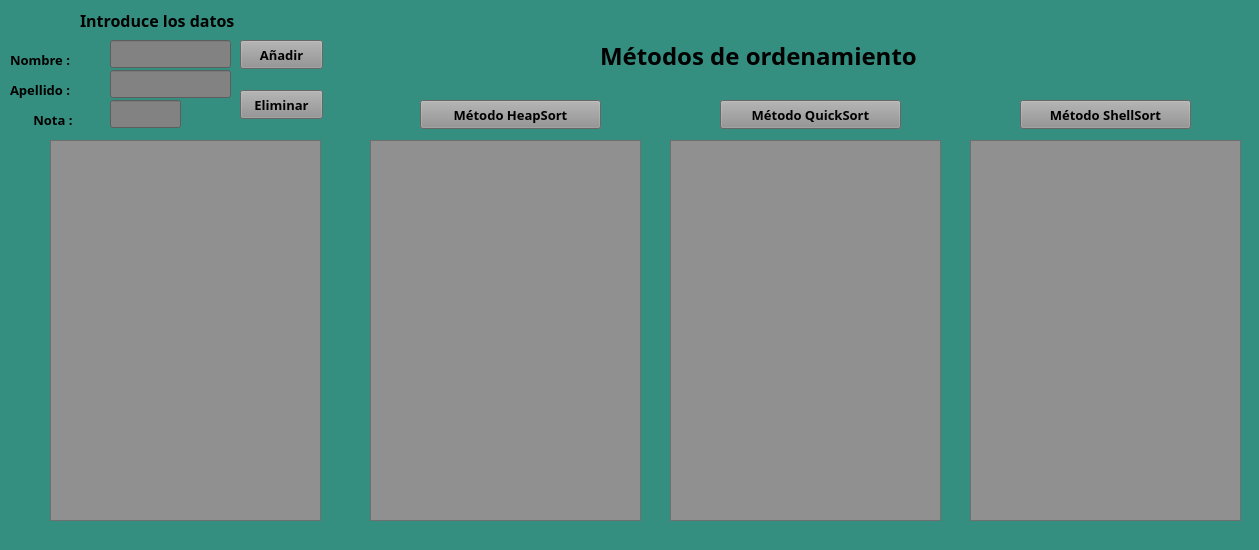
<?xml version="1.0" encoding="UTF-8"?>
<ui version="4.0">
 <class>MainWindow</class>
 <widget class="QMainWindow" name="MainWindow">
  <property name="geometry">
   <rect>
    <x>0</x>
    <y>0</y>
    <width>1259</width>
    <height>550</height>
   </rect>
  </property>
  <property name="font">
   <font>
    <family>Cooper</family>
    <bold>true</bold>
   </font>
  </property>
  <property name="windowTitle">
   <string>MainWindow</string>
  </property>
  <property name="styleSheet">
   <string notr="true">
background-color: rgb(52, 143, 128);</string>
  </property>
  <widget class="QWidget" name="centralwidget">
   <widget class="QPushButton" name="HeapSortButton">
    <property name="geometry">
     <rect>
      <x>420</x>
      <y>100</y>
      <width>181</width>
      <height>29</height>
     </rect>
    </property>
    <property name="font">
     <font>
      <family>Cooper</family>
      <pointsize>10</pointsize>
      <bold>true</bold>
     </font>
    </property>
    <property name="styleSheet">
     <string notr="true">background-color: rgb(144, 144, 144);</string>
    </property>
    <property name="text">
     <string>Método HeapSort</string>
    </property>
   </widget>
   <widget class="QPushButton" name="QuickSortButton">
    <property name="geometry">
     <rect>
      <x>720</x>
      <y>100</y>
      <width>181</width>
      <height>29</height>
     </rect>
    </property>
    <property name="font">
     <font>
      <family>Cooper</family>
      <pointsize>10</pointsize>
      <bold>true</bold>
     </font>
    </property>
    <property name="styleSheet">
     <string notr="true">background-color: rgb(144, 144, 144);</string>
    </property>
    <property name="text">
     <string>Método QuickSort</string>
    </property>
   </widget>
   <widget class="QPushButton" name="ShellSortButton">
    <property name="geometry">
     <rect>
      <x>1020</x>
      <y>100</y>
      <width>171</width>
      <height>29</height>
     </rect>
    </property>
    <property name="font">
     <font>
      <family>Cooper</family>
      <pointsize>10</pointsize>
      <bold>true</bold>
     </font>
    </property>
    <property name="styleSheet">
     <string notr="true">background-color: rgb(144, 144, 144);</string>
    </property>
    <property name="text">
     <string>Método ShellSort</string>
    </property>
   </widget>
   <widget class="QPushButton" name="removeButton">
    <property name="geometry">
     <rect>
      <x>240</x>
      <y>90</y>
      <width>83</width>
      <height>29</height>
     </rect>
    </property>
    <property name="font">
     <font>
      <family>Cooper</family>
      <pointsize>10</pointsize>
      <bold>true</bold>
     </font>
    </property>
    <property name="styleSheet">
     <string notr="true">background-color: rgb(144, 144, 144);</string>
    </property>
    <property name="text">
     <string>Eliminar</string>
    </property>
   </widget>
   <widget class="QLabel" name="label">
    <property name="geometry">
     <rect>
      <x>80</x>
      <y>10</y>
      <width>201</width>
      <height>20</height>
     </rect>
    </property>
    <property name="font">
     <font>
      <family>Cooper</family>
      <pointsize>12</pointsize>
      <bold>true</bold>
     </font>
    </property>
    <property name="text">
     <string>Introduce los datos</string>
    </property>
   </widget>
   <widget class="QLineEdit" name="txtNombre">
    <property name="geometry">
     <rect>
      <x>110</x>
      <y>40</y>
      <width>121</width>
      <height>28</height>
     </rect>
    </property>
    <property name="font">
     <font>
      <family>Cooper</family>
      <pointsize>10</pointsize>
      <bold>true</bold>
     </font>
    </property>
    <property name="styleSheet">
     <string notr="true">background-color: rgb(130, 130, 130);</string>
    </property>
   </widget>
   <widget class="QLabel" name="label_2">
    <property name="geometry">
     <rect>
      <x>10</x>
      <y>50</y>
      <width>81</width>
      <height>20</height>
     </rect>
    </property>
    <property name="font">
     <font>
      <family>Cooper</family>
      <pointsize>10</pointsize>
      <bold>true</bold>
     </font>
    </property>
    <property name="text">
     <string>Nombre :</string>
    </property>
   </widget>
   <widget class="QLabel" name="label_3">
    <property name="geometry">
     <rect>
      <x>10</x>
      <y>80</y>
      <width>81</width>
      <height>20</height>
     </rect>
    </property>
    <property name="font">
     <font>
      <family>Cooper</family>
      <pointsize>10</pointsize>
      <bold>true</bold>
     </font>
    </property>
    <property name="text">
     <string>Apellido :</string>
    </property>
   </widget>
   <widget class="QLabel" name="label_4">
    <property name="geometry">
     <rect>
      <x>30</x>
      <y>110</y>
      <width>61</width>
      <height>20</height>
     </rect>
    </property>
    <property name="font">
     <font>
      <family>Cooper</family>
      <pointsize>10</pointsize>
      <bold>true</bold>
     </font>
    </property>
    <property name="text">
     <string> Nota :</string>
    </property>
   </widget>
   <widget class="QLineEdit" name="txtApellido">
    <property name="geometry">
     <rect>
      <x>110</x>
      <y>70</y>
      <width>121</width>
      <height>28</height>
     </rect>
    </property>
    <property name="font">
     <font>
      <family>Cooper</family>
      <pointsize>10</pointsize>
      <bold>true</bold>
     </font>
    </property>
    <property name="styleSheet">
     <string notr="true">background-color: rgb(130, 130, 130);</string>
    </property>
   </widget>
   <widget class="QLineEdit" name="txtNota">
    <property name="geometry">
     <rect>
      <x>110</x>
      <y>100</y>
      <width>71</width>
      <height>28</height>
     </rect>
    </property>
    <property name="font">
     <font>
      <family>Cooper</family>
      <pointsize>10</pointsize>
      <bold>true</bold>
     </font>
    </property>
    <property name="styleSheet">
     <string notr="true">background-color: rgb(217, 217, 217);background-color: rgb(130, 130, 130);</string>
    </property>
   </widget>
   <widget class="QTableWidget" name="tableWidget">
    <property name="geometry">
     <rect>
      <x>50</x>
      <y>140</y>
      <width>271</width>
      <height>381</height>
     </rect>
    </property>
    <property name="font">
     <font>
      <family>Cooper</family>
      <pointsize>10</pointsize>
      <bold>true</bold>
     </font>
    </property>
    <property name="styleSheet">
     <string notr="true">background-color: rgb(144, 144, 144);</string>
    </property>
   </widget>
   <widget class="QTableWidget" name="tableWidget1">
    <property name="geometry">
     <rect>
      <x>370</x>
      <y>140</y>
      <width>271</width>
      <height>381</height>
     </rect>
    </property>
    <property name="font">
     <font>
      <family>Cooper</family>
      <pointsize>10</pointsize>
      <bold>true</bold>
     </font>
    </property>
    <property name="styleSheet">
     <string notr="true">background-color: rgb(144, 144, 144);</string>
    </property>
   </widget>
   <widget class="QTableWidget" name="tableWidget2">
    <property name="geometry">
     <rect>
      <x>670</x>
      <y>140</y>
      <width>271</width>
      <height>381</height>
     </rect>
    </property>
    <property name="font">
     <font>
      <family>Cooper</family>
      <pointsize>10</pointsize>
      <bold>true</bold>
     </font>
    </property>
    <property name="styleSheet">
     <string notr="true">background-color: rgb(144, 144, 144);</string>
    </property>
   </widget>
   <widget class="QTableWidget" name="tableWidget3">
    <property name="geometry">
     <rect>
      <x>970</x>
      <y>140</y>
      <width>271</width>
      <height>381</height>
     </rect>
    </property>
    <property name="font">
     <font>
      <family>Cooper</family>
      <pointsize>10</pointsize>
      <bold>true</bold>
     </font>
    </property>
    <property name="styleSheet">
     <string notr="true">background-color: rgb(144, 144, 144);</string>
    </property>
   </widget>
   <widget class="QPushButton" name="addButton">
    <property name="geometry">
     <rect>
      <x>240</x>
      <y>40</y>
      <width>83</width>
      <height>29</height>
     </rect>
    </property>
    <property name="font">
     <font>
      <family>Cooper</family>
      <pointsize>10</pointsize>
      <bold>true</bold>
     </font>
    </property>
    <property name="styleSheet">
     <string notr="true">background-color: rgb(144, 144, 144);</string>
    </property>
    <property name="text">
     <string>Añadir</string>
    </property>
   </widget>
   <widget class="QLabel" name="label_5">
    <property name="geometry">
     <rect>
      <x>600</x>
      <y>20</y>
      <width>401</width>
      <height>71</height>
     </rect>
    </property>
    <property name="font">
     <font>
      <family>Cooper</family>
      <pointsize>18</pointsize>
      <bold>true</bold>
     </font>
    </property>
    <property name="text">
     <string>Métodos de ordenamiento</string>
    </property>
   </widget>
  </widget>
  <widget class="QStatusBar" name="statusbar"/>
 </widget>
 <resources/>
 <connections/>
</ui>
